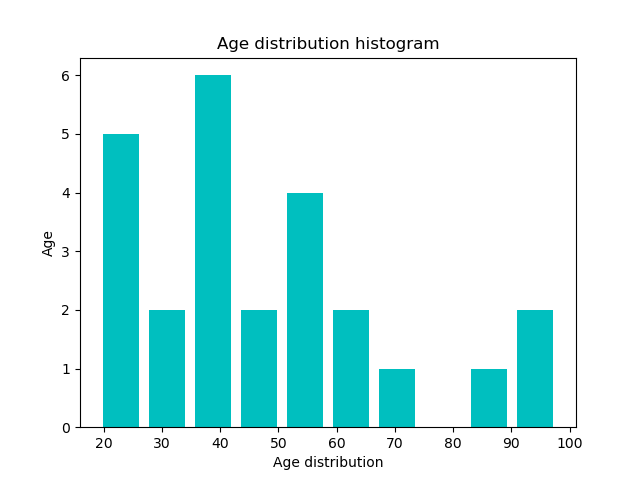

The Python source for this figure:
import matplotlib.pyplot as plt

ages = [22,50,21,35,41,36,32,26,46,19,29,54,98,94,74,65,26,35,84,65,56,36,56,58,42]

'''
bins denotes the range of distribution that is the difference between the bars
hist type denotes how the histogram wants to be drawn
rwidth denotes the width of the bar
color denotes color of the bar which is to be shown
'c' denotes 'CYAN'

'''

plt.hist(ages,bins = 10,histtype = 'bar',rwidth = 0.8,color = 'c')

plt.xlabel('Age distribution')
plt.ylabel('Age') 

plt.title('Age distribution histogram') 

plt.show()
